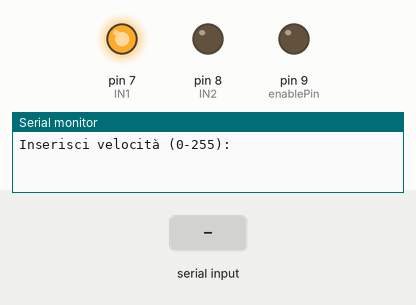
The sketch below on a simulated Arduino Uno, built with avr-gcc and run on an emulated ATmega328P. Shown: output pins drawn as LEDs (lit = HIGH), the last lines printed to the serial monitor. The test bench sets the inputs (shaded band).

Above: at 1.2 s.
1.3 s: "90,45\n" received over Serial
At 2.1 s:
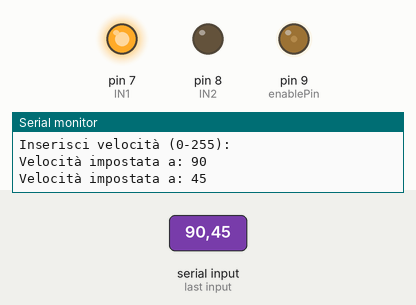
3.8 s: "30,150\n" received over Serial
At 4.4 s:
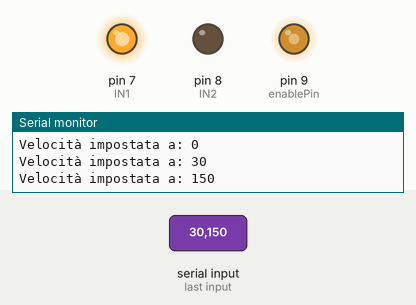
6.3 s: "200\n" received over Serial
At 7.1 s:
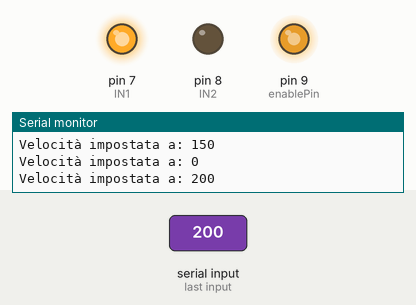
Timing chart, 0 to 9.3 s (numbered marks = the images above; inputs shaded):
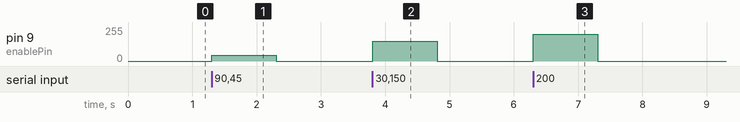

The sketch:

Monitor_Seriale.ino
```cpp
int enablePin = 9;
int IN1 = 7;
int IN2 = 8;

void setup() {
  Serial.begin(9600);
  pinMode(enablePin, OUTPUT);
  pinMode(IN1, OUTPUT);
  pinMode(IN2, OUTPUT);

  digitalWrite(IN1, HIGH);
  digitalWrite(IN2, LOW);

  Serial.println("Inserisci velocità (0-255): ");
}

void loop() {
  if (Serial.available()) {
    int speed = Serial.parseInt();
    speed = speed, 0, 255;

    analogWrite(enablePin, speed);
    Serial.print("Velocità impostata a: ");
    Serial.println(speed);
  }
}
```

Measured:
- after the input at 1.3 s, pin 9 (enablePin): 0/255 → 45/255 at once, → 0/255 1.0 s later
- after the input at 3.8 s, pin 9 (enablePin): 0/255 → 150/255 at once, → 0/255 1.0 s later
- after the input at 6.3 s, pin 9 (enablePin): 0/255 → 200/255 at once, → 0/255 1.0 s later
